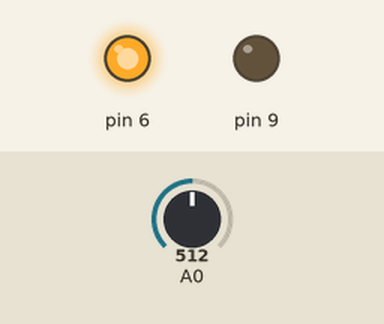
This sketch was run on a simulated Arduino Uno, built with avr-gcc and run on an emulated ATmega328P. On the bench: output pins drawn as LEDs (lit = HIGH). The inputs (shaded band) are chosen by the test bench; at power-on: A0 = 512.

Above: at 1.2 s.
1.3 s: A0 set to 155
2.8 s: A0 set to 136
At 4.0 s:
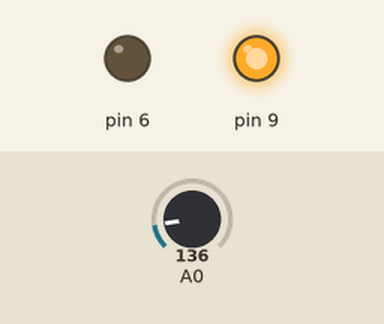
4.3 s: A0 set to 306
At 5.2 s:
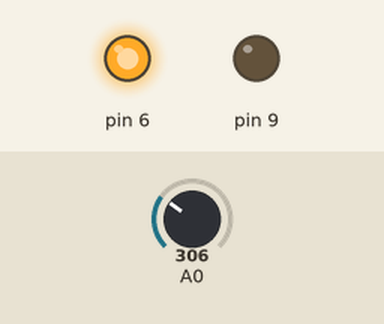
5.8 s: A0 set to 122
At 6.4 s:
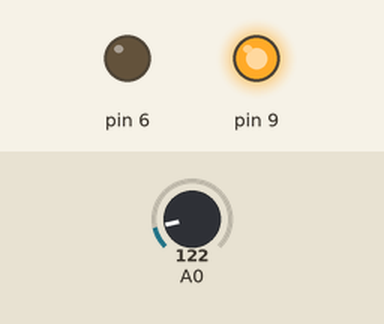
Timing chart, 0 to 8.3 s (numbered marks = the images above; inputs shaded):
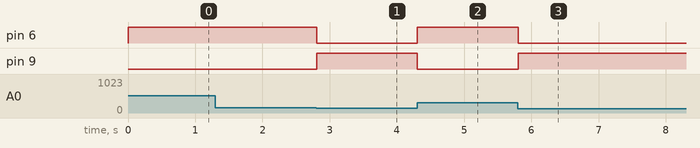

Measured:
- the behaviour switches between 143 and 142 on A0 (found by bisection; images 0 and 1)
- after the input at 1.3 s, every drawn part: stays the same
- after the input at 2.8 s, pin 6: HIGH → LOW at once; pin 9: LOW → HIGH at once
- after the input at 4.3 s, pin 6: LOW → HIGH at once; pin 9: HIGH → LOW at once
- after the input at 5.8 s, pin 6: HIGH → LOW at once; pin 9: LOW → HIGH at once

The sketch:

sensor_de_temperatura1.ino
```cpp
int temperatura = 0;

void setup()
{
  pinMode(A0, INPUT);
  pinMode(6, OUTPUT);
  pinMode(9, OUTPUT);
}

void loop()
{
  if (-40 + 0.488155 * (analogRead(A0) - 20) < 20) {
    digitalWrite(6, LOW);
    digitalWrite(9, HIGH);
  }
  if (-40 + 0.488155 * (analogRead(A0) - 20) >= 30) {
    digitalWrite(6, HIGH);
    digitalWrite(9, LOW);
  }
  delay(10); //Atraso um pouco para melhorar o desempenho da simulação
}
```
